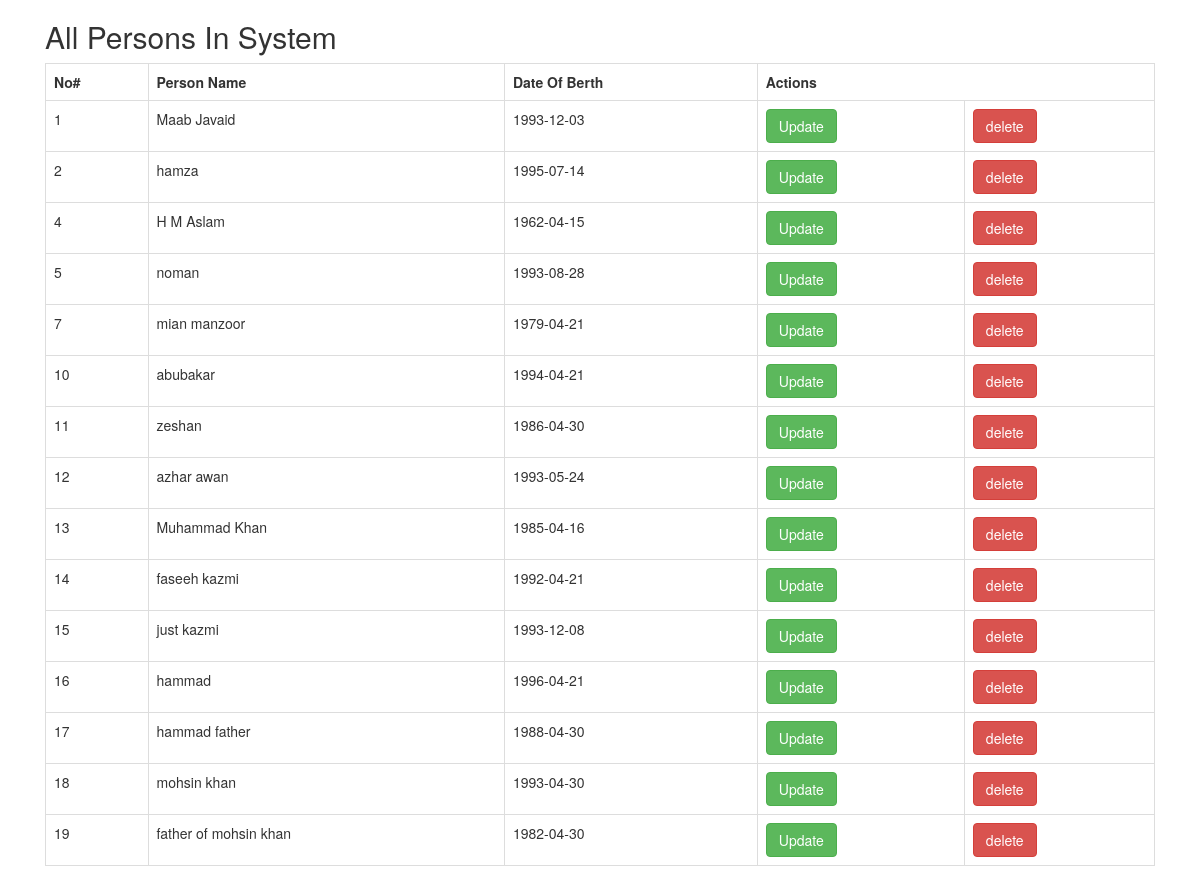
The app's page /persons.php with its own data.
### tables this page shows
CREATE TABLE `person` (
  `id` int(11) NOT NULL,
  `name` varchar(100) NOT NULL,
  `birth_date` date NOT NULL
);

### persons.php (the view, shortened to what this page needs)
<?php
	include 'connection.php';
	$query = "SELECT * FROM Person";
	$result = mysqli_query($con,$query);
?>
<!DOCTYPE html>
	<html>
	<head>
		<link rel="stylesheet" type="text/css" href="css/main.css">
		<link rel="stylesheet" type="text/css" href="css/bootstrap/css/bootstrap.min.css">
	</head>
	<body>
		<div class="container">
			<div class="col-md-12">
				<table class="table table-bordered">
					<h2>All Persons In System</h2>
					<tr>
						<th>No#</th>
						<th>Person Name</th>
						<th>Date Of Berth</th>
						<th colspan="2">Actions</th>
					</tr>
					<?php
						while($row=mysqli_fetch_array($result,MYSQLI_ASSOC)or die(mysqli_error($con)))
					    {
					    	$personid=$row['id'];
					?>
						<tr>
							<td><?php echo $row['id']; ?></td>
							<td><?php echo $row['name']; ?></td>
							<td><?php echo $row['birth_date']; ?></td>
							<td>
								<a href="edit.php?person_id=<?php echo $personid ?>" class="btn btn-success">Update</a>
							</td>
							<td>
								<form method='post' action="persons.php">
									<input type='submit' name='dlteBtn' value='delete' class="btn btn-danger" onClick="window.location.reload()">
								</form>
							</td>
						</tr>
					<?php } ?>

### css/main.css (style rules this page uses)
* { margin: 0px; padding: 0px; }
body { background-color: black; }

### records on screen
person: id "1", name "Maab Javaid", birth_date "1993-12-03"
person: id "2", name "hamza", birth_date "1995-07-14"
person: id "4", name "H M Aslam", birth_date "1962-04-15"
person: id "5", name "noman", birth_date "1993-08-28"
person: id "7", name "mian manzoor", birth_date "1979-04-21"
person: id "10", name "abubakar", birth_date "1994-04-21"
person: id "11", name "zeshan", birth_date "1986-04-30"
person: id "12", name "azhar awan", birth_date "1993-05-24"
person: id "13", name "Muhammad Khan", birth_date "1985-04-16"
person: id "14", name "faseeh kazmi", birth_date "1992-04-21"
person: id "15", name "just kazmi", birth_date "1993-12-08"
person: id "16", name "hammad", birth_date "1996-04-21"
person: id "17", name "hammad father", birth_date "1988-04-30"
person: id "18", name "mohsin khan", birth_date "1993-04-30"
person: id "19", name "father of mohsin khan", birth_date "1982-04-30"
